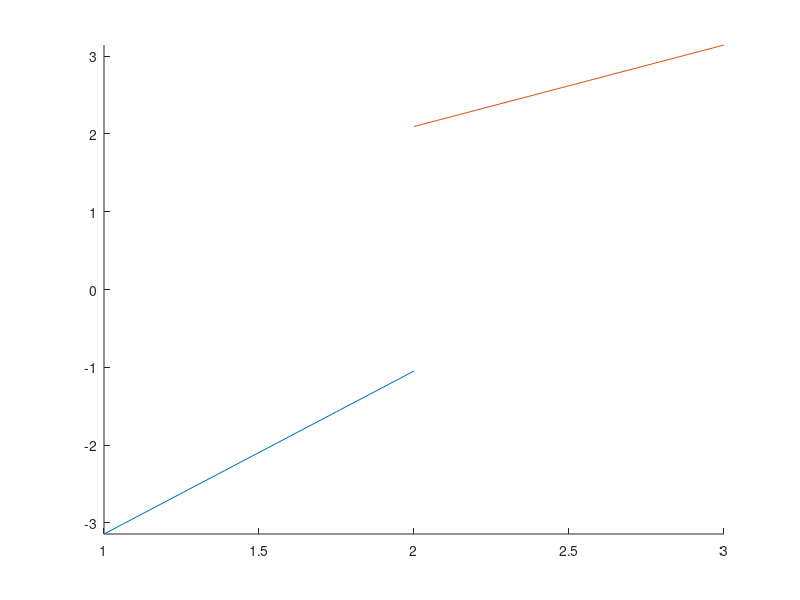

Recreate this plot in MATLAB.
halfInd = -1;
thetaSaddle = -pi()/3;
thetaNext = thetaSaddle+halfInd*pi();
thetaNextLimited = max(min(thetaNext,pi()),-pi());
thetaRange1 = sort([thetaSaddle, thetaNextLimited]);
thetaRange2 = [-2*pi(),-2*pi()];
if thetaSaddle*halfInd>0
ThetaEdge = -pi()*halfInd;
thetaRange2 = sort([ThetaEdge, thetaSaddle-halfInd*pi()]);
end
figure
hold on
plot(1:2,thetaRange1)
plot(2:3,thetaRange2)
ylim([-pi(),pi()])